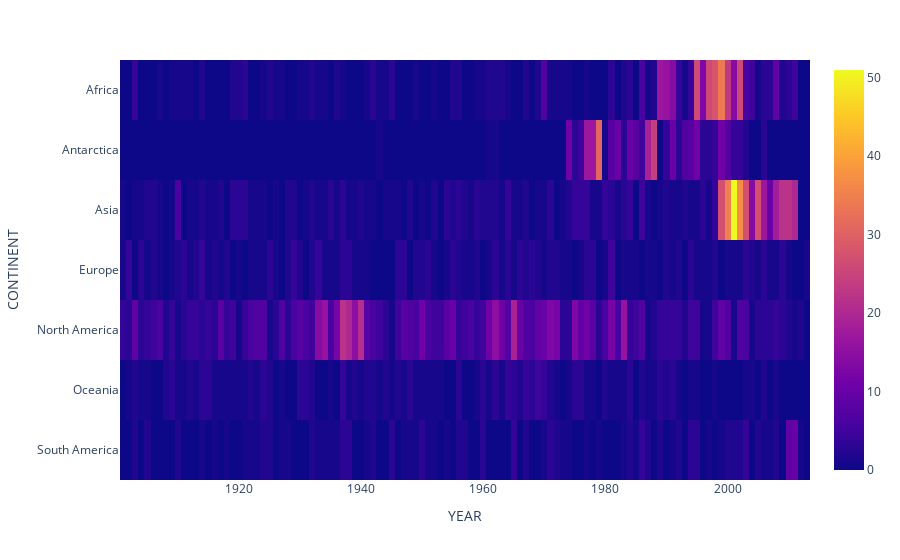

The code cell stored with this chart in its notebook:
### Code cell
new_df = new_df.pivot(index='CONTINENT', columns='YEAR')['ID'].fillna(0)
fig=px.imshow(new_df, x=new_df.columns , y=new_df.index)

fig.show()

### Figure 1 — Plotly figure (JSON) as saved in the notebook; plotly's stock layout.template omitted (floating-point values rounded to 4 significant figures; data arrays with more than 128 entries replaced by an {"elided": "..."} marker saying what was removed)
{"data": [{"coloraxis": "coloraxis", "hovertemplate": "YEAR: %{x}<br>CONTINENT: %{y}<br>color: %{z}<extra></extra>", "name": "0", "type": "heatmap", "x": [1901, 1902, 1903, 1904, 1905, 1906, 1907, 1908, 1909, 1910, 1911, 1912, 1913, 1914, 1915, 1916, 1917, 1918, 1919, 1920, 1921, 1922, 1923, 1924, 1925, 1926, 1927, 1928, 1929, 1930, 1931, 1932, 1933, 1934, 1935, 1936, 1937, 1938, 1939, 1940, 1941, 1942, 1943, 1944, 1945, 1946, 1947, 1948, 1949, 1950, 1951, 1952, 1953, 1954, 1955, 1956, 1957, 1958, 1959, 1960, 1961, 1962, 1963, 1964, 1965, 1966, 1967, 1968, 1969, 1970, 1971, 1972, 1973, 1974, 1975, 1976, 1977, 1978, 1979, 1980, 1981, 1982, 1983, 1984, 1985, 1986, 1987, 1988, 1989, 1990, 1991, 1992, 1993, 1994, 1995, 1996, 1997, 1998, 1999, 2000, 2001, 2002, 2003, 2004, 2005, 2006, 2007, 2008, 2009, 2010, 2011, 2012, 2013], "xaxis": "x", "y": ["Africa", "Antarctica", "Asia", "Europe", "North America", "Oceania", "South America"], "yaxis": "y", "z": {"elided": "7x113 int values"}}], "layout": {"coloraxis": {"colorscale": [[0, "#0d0887"], [0.1111, "#46039f"], [0.2222, "#7201a8"], [0.3333, "#9c179e"], [0.4444, "#bd3786"], [0.5556, "#d8576b"], [0.6667, "#ed7953"], [0.7778, "#fb9f3a"], [0.8889, "#fdca26"], [1, "#f0f921"]]}, "margin": {"t": 60}, "xaxis": {"anchor": "y", "constrain": "domain", "domain": [0, 1], "scaleanchor": "y", "title": {"text": "YEAR"}}, "yaxis": {"anchor": "x", "autorange": "reversed", "constrain": "domain", "domain": [0, 1], "title": {"text": "CONTINENT"}}}}
